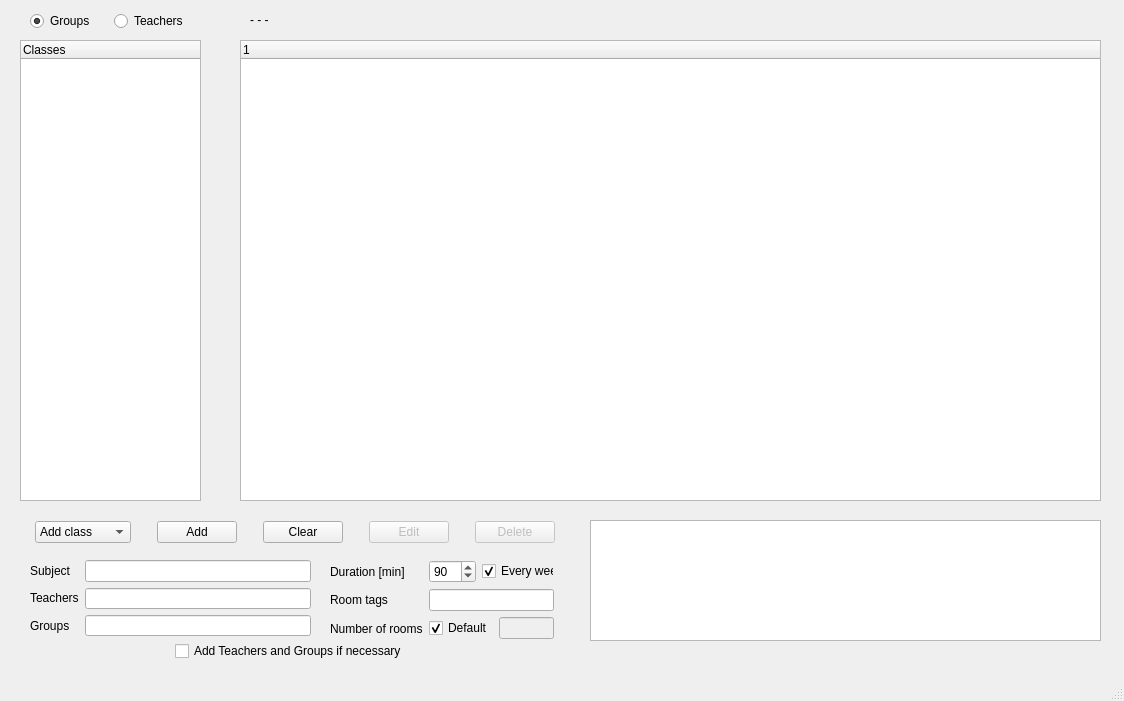
<?xml version="1.0" encoding="UTF-8"?>
<ui version="4.0">
 <class>ConfigWindow</class>
 <widget class="QMainWindow" name="ConfigWindow">
  <property name="geometry">
   <rect>
    <x>0</x>
    <y>0</y>
    <width>1124</width>
    <height>701</height>
   </rect>
  </property>
  <property name="windowTitle">
   <string>MainWindow</string>
  </property>
  <widget class="QWidget" name="centralwidget">
   <widget class="QWidget" name="widget" native="true">
    <property name="geometry">
     <rect>
      <x>230</x>
      <y>0</y>
      <width>881</width>
      <height>511</height>
     </rect>
    </property>
    <widget class="QTreeWidget" name="showConfig_treeW">
     <property name="geometry">
      <rect>
       <x>10</x>
       <y>40</y>
       <width>861</width>
       <height>461</height>
      </rect>
     </property>
     <column>
      <property name="text">
       <string/>
      </property>
     </column>
    </widget>
    <widget class="QWidget" name="widget_5" native="true">
     <property name="geometry">
      <rect>
       <x>10</x>
       <y>10</y>
       <width>861</width>
       <height>21</height>
      </rect>
     </property>
     <widget class="QLabel" name="show_label">
      <property name="geometry">
       <rect>
        <x>10</x>
        <y>0</y>
        <width>841</width>
        <height>20</height>
       </rect>
      </property>
      <property name="text">
       <string>- - -</string>
      </property>
     </widget>
    </widget>
   </widget>
   <widget class="QWidget" name="widget_2" native="true">
    <property name="geometry">
     <rect>
      <x>10</x>
      <y>0</y>
      <width>201</width>
      <height>511</height>
     </rect>
    </property>
    <widget class="QTreeWidget" name="classes_treeW">
     <property name="geometry">
      <rect>
       <x>10</x>
       <y>40</y>
       <width>181</width>
       <height>461</height>
      </rect>
     </property>
     <column>
      <property name="text">
       <string>Classes</string>
      </property>
     </column>
    </widget>
    <widget class="QWidget" name="">
     <property name="geometry">
      <rect>
       <x>20</x>
       <y>10</y>
       <width>161</width>
       <height>22</height>
      </rect>
     </property>
     <layout class="QHBoxLayout" name="horizontalLayout_14">
      <item>
       <widget class="QRadioButton" name="radioButton">
        <property name="text">
         <string>Groups</string>
        </property>
        <property name="checked">
         <bool>true</bool>
        </property>
       </widget>
      </item>
      <item>
       <widget class="QRadioButton" name="radioButton_2">
        <property name="text">
         <string>Teachers</string>
        </property>
       </widget>
      </item>
     </layout>
    </widget>
   </widget>
   <widget class="QWidget" name="widget_3" native="true">
    <property name="geometry">
     <rect>
      <x>20</x>
      <y>510</y>
      <width>551</width>
      <height>151</height>
     </rect>
    </property>
    <widget class="QStackedWidget" name="editor_stackedW">
     <property name="geometry">
      <rect>
       <x>10</x>
       <y>40</y>
       <width>531</width>
       <height>111</height>
      </rect>
     </property>
     <property name="currentIndex">
      <number>0</number>
     </property>
     <widget class="QWidget" name="addClass">
      <widget class="QWidget" name="layoutWidget">
       <property name="geometry">
        <rect>
         <x>300</x>
         <y>10</y>
         <width>224</width>
         <height>80</height>
        </rect>
       </property>
       <layout class="QHBoxLayout" name="horizontalLayout_2">
        <item>
         <layout class="QVBoxLayout" name="verticalLayout_4">
          <item>
           <widget class="QLabel" name="label_5">
            <property name="text">
             <string>Duration [min]</string>
            </property>
           </widget>
          </item>
          <item>
           <widget class="QLabel" name="label_6">
            <property name="text">
             <string>Room tags</string>
            </property>
           </widget>
          </item>
          <item>
           <widget class="QLabel" name="label_7">
            <property name="text">
             <string>Number of rooms</string>
            </property>
           </widget>
          </item>
         </layout>
        </item>
        <item>
         <layout class="QVBoxLayout" name="verticalLayout_2">
          <item>
           <layout class="QHBoxLayout" name="horizontalLayout_13">
            <item>
             <widget class="QSpinBox" name="addClass_duration">
              <property name="minimum">
               <number>15</number>
              </property>
              <property name="maximum">
               <number>300</number>
              </property>
              <property name="singleStep">
               <number>15</number>
              </property>
              <property name="value">
               <number>90</number>
              </property>
             </widget>
            </item>
            <item>
             <widget class="QCheckBox" name="addClass_everyWeek_checkB">
              <property name="text">
               <string>Every week</string>
              </property>
              <property name="checked">
               <bool>true</bool>
              </property>
             </widget>
            </item>
           </layout>
          </item>
          <item>
           <widget class="LineEdit" name="addClass_roomTags"/>
          </item>
          <item>
           <layout class="QHBoxLayout" name="horizontalLayout_3">
            <item>
             <widget class="QCheckBox" name="addClass_defNumOfRooms_checkB">
              <property name="text">
               <string>Default</string>
              </property>
              <property name="checked">
               <bool>true</bool>
              </property>
             </widget>
            </item>
            <item>
             <widget class="QLineEdit" name="addClass_nOfRooms">
              <property name="enabled">
               <bool>false</bool>
              </property>
             </widget>
            </item>
           </layout>
          </item>
         </layout>
        </item>
       </layout>
      </widget>
      <widget class="QWidget" name="layoutWidget">
       <property name="geometry">
        <rect>
         <x>0</x>
         <y>10</y>
         <width>281</width>
         <height>76</height>
        </rect>
       </property>
       <layout class="QHBoxLayout" name="horizontalLayout">
        <item>
         <layout class="QVBoxLayout" name="verticalLayout_3">
          <item>
           <widget class="QLabel" name="label">
            <property name="text">
             <string>Subject</string>
            </property>
           </widget>
          </item>
          <item>
           <widget class="QLabel" name="label_2">
            <property name="text">
             <string>Teachers</string>
            </property>
           </widget>
          </item>
          <item>
           <widget class="QLabel" name="label_3">
            <property name="text">
             <string>Groups</string>
            </property>
           </widget>
          </item>
         </layout>
        </item>
        <item>
         <layout class="QVBoxLayout" name="verticalLayout">
          <item>
           <widget class="QLineEdit" name="addClass_subject"/>
          </item>
          <item>
           <widget class="LineEdit" name="addClass_teachers"/>
          </item>
          <item>
           <widget class="LineEdit" name="addClass_groups"/>
          </item>
         </layout>
        </item>
       </layout>
      </widget>
      <widget class="QWidget" name="layoutWidget">
       <property name="geometry">
        <rect>
         <x>0</x>
         <y>90</y>
         <width>521</width>
         <height>22</height>
        </rect>
       </property>
       <layout class="QHBoxLayout" name="horizontalLayout_15">
        <item>
         <spacer name="horizontalSpacer_13">
          <property name="orientation">
           <enum>Qt::Horizontal</enum>
          </property>
          <property name="sizeHint" stdset="0">
           <size>
            <width>40</width>
            <height>20</height>
           </size>
          </property>
         </spacer>
        </item>
        <item>
         <widget class="QCheckBox" name="addClass_addTaG_checkB">
          <property name="text">
           <string>Add Teachers and Groups if necessary</string>
          </property>
         </widget>
        </item>
        <item>
         <spacer name="horizontalSpacer_14">
          <property name="orientation">
           <enum>Qt::Horizontal</enum>
          </property>
          <property name="sizeHint" stdset="0">
           <size>
            <width>40</width>
            <height>20</height>
           </size>
          </property>
         </spacer>
        </item>
       </layout>
      </widget>
     </widget>
     <widget class="QWidget" name="">
      <widget class="QWidget" name="">
       <property name="geometry">
        <rect>
         <x>0</x>
         <y>30</y>
         <width>531</width>
         <height>31</height>
        </rect>
       </property>
       <layout class="QHBoxLayout" name="horizontalLayout_16">
        <item>
         <spacer name="horizontalSpacer_17">
          <property name="orientation">
           <enum>Qt::Horizontal</enum>
          </property>
          <property name="sizeHint" stdset="0">
           <size>
            <width>40</width>
            <height>20</height>
           </size>
          </property>
         </spacer>
        </item>
        <item>
         <widget class="QLabel" name="label_15">
          <property name="text">
           <string>Name</string>
          </property>
         </widget>
        </item>
        <item>
         <widget class="QLineEdit" name="addSubject_name"/>
        </item>
        <item>
         <spacer name="horizontalSpacer_18">
          <property name="orientation">
           <enum>Qt::Horizontal</enum>
          </property>
          <property name="sizeHint" stdset="0">
           <size>
            <width>40</width>
            <height>20</height>
           </size>
          </property>
         </spacer>
        </item>
       </layout>
      </widget>
     </widget>
     <widget class="QWidget" name="addTeacher">
      <widget class="QWidget" name="layoutWidget">
       <property name="geometry">
        <rect>
         <x>11</x>
         <y>30</y>
         <width>511</width>
         <height>31</height>
        </rect>
       </property>
       <layout class="QHBoxLayout" name="horizontalLayout_6">
        <item>
         <spacer name="horizontalSpacer_5">
          <property name="orientation">
           <enum>Qt::Horizontal</enum>
          </property>
          <property name="sizeHint" stdset="0">
           <size>
            <width>40</width>
            <height>20</height>
           </size>
          </property>
         </spacer>
        </item>
        <item>
         <layout class="QHBoxLayout" name="horizontalLayout_5">
          <item>
           <widget class="QLabel" name="label_4">
            <property name="text">
             <string>Name</string>
            </property>
           </widget>
          </item>
          <item>
           <widget class="QLineEdit" name="addTeacher_name"/>
          </item>
         </layout>
        </item>
        <item>
         <spacer name="horizontalSpacer_6">
          <property name="orientation">
           <enum>Qt::Horizontal</enum>
          </property>
          <property name="sizeHint" stdset="0">
           <size>
            <width>40</width>
            <height>20</height>
           </size>
          </property>
         </spacer>
        </item>
       </layout>
      </widget>
     </widget>
     <widget class="QWidget" name="addGroup">
      <widget class="QWidget" name="layoutWidget">
       <property name="geometry">
        <rect>
         <x>13</x>
         <y>10</y>
         <width>511</width>
         <height>52</height>
        </rect>
       </property>
       <layout class="QHBoxLayout" name="horizontalLayout_8">
        <item>
         <spacer name="horizontalSpacer_7">
          <property name="orientation">
           <enum>Qt::Horizontal</enum>
          </property>
          <property name="sizeHint" stdset="0">
           <size>
            <width>40</width>
            <height>20</height>
           </size>
          </property>
         </spacer>
        </item>
        <item>
         <layout class="QHBoxLayout" name="horizontalLayout_7">
          <item>
           <layout class="QVBoxLayout" name="verticalLayout_5">
            <item>
             <widget class="QLabel" name="label_8">
              <property name="text">
               <string>Name</string>
              </property>
             </widget>
            </item>
            <item>
             <widget class="QLabel" name="label_9">
              <property name="text">
               <string>Number of students</string>
              </property>
             </widget>
            </item>
           </layout>
          </item>
          <item>
           <layout class="QVBoxLayout" name="verticalLayout_6">
            <item>
             <widget class="QLineEdit" name="addGroup_name"/>
            </item>
            <item>
             <widget class="QLineEdit" name="addGroup_numOfStudents"/>
            </item>
           </layout>
          </item>
         </layout>
        </item>
        <item>
         <spacer name="horizontalSpacer_8">
          <property name="orientation">
           <enum>Qt::Horizontal</enum>
          </property>
          <property name="sizeHint" stdset="0">
           <size>
            <width>40</width>
            <height>20</height>
           </size>
          </property>
         </spacer>
        </item>
       </layout>
      </widget>
     </widget>
     <widget class="QWidget" name="addCourse">
      <widget class="QWidget" name="layoutWidget">
       <property name="geometry">
        <rect>
         <x>10</x>
         <y>10</y>
         <width>511</width>
         <height>52</height>
        </rect>
       </property>
       <layout class="QHBoxLayout" name="horizontalLayout_10">
        <item>
         <spacer name="horizontalSpacer_9">
          <property name="orientation">
           <enum>Qt::Horizontal</enum>
          </property>
          <property name="sizeHint" stdset="0">
           <size>
            <width>40</width>
            <height>20</height>
           </size>
          </property>
         </spacer>
        </item>
        <item>
         <layout class="QHBoxLayout" name="horizontalLayout_9">
          <item>
           <layout class="QVBoxLayout" name="verticalLayout_7">
            <item>
             <widget class="QLabel" name="label_10">
              <property name="text">
               <string>Name</string>
              </property>
             </widget>
            </item>
            <item>
             <widget class="QLabel" name="label_11">
              <property name="text">
               <string>Groups</string>
              </property>
             </widget>
            </item>
           </layout>
          </item>
          <item>
           <layout class="QVBoxLayout" name="verticalLayout_8">
            <item>
             <widget class="LineEdit" name="addCourse_name"/>
            </item>
            <item>
             <widget class="LineEdit" name="addCourse_groups"/>
            </item>
           </layout>
          </item>
         </layout>
        </item>
        <item>
         <spacer name="horizontalSpacer_10">
          <property name="orientation">
           <enum>Qt::Horizontal</enum>
          </property>
          <property name="sizeHint" stdset="0">
           <size>
            <width>40</width>
            <height>20</height>
           </size>
          </property>
         </spacer>
        </item>
       </layout>
      </widget>
     </widget>
     <widget class="QWidget" name="addRoom">
      <widget class="QWidget" name="layoutWidget">
       <property name="geometry">
        <rect>
         <x>15</x>
         <y>10</y>
         <width>501</width>
         <height>78</height>
        </rect>
       </property>
       <layout class="QHBoxLayout" name="horizontalLayout_12">
        <item>
         <spacer name="horizontalSpacer_11">
          <property name="orientation">
           <enum>Qt::Horizontal</enum>
          </property>
          <property name="sizeHint" stdset="0">
           <size>
            <width>40</width>
            <height>20</height>
           </size>
          </property>
         </spacer>
        </item>
        <item>
         <layout class="QHBoxLayout" name="horizontalLayout_11">
          <item>
           <layout class="QVBoxLayout" name="verticalLayout_9">
            <item>
             <widget class="QLabel" name="label_12">
              <property name="text">
               <string>Name</string>
              </property>
             </widget>
            </item>
            <item>
             <widget class="QLabel" name="label_13">
              <property name="text">
               <string>Size</string>
              </property>
             </widget>
            </item>
            <item>
             <widget class="QLabel" name="label_14">
              <property name="text">
               <string>Tags</string>
              </property>
             </widget>
            </item>
           </layout>
          </item>
          <item>
           <layout class="QVBoxLayout" name="verticalLayout_10">
            <item>
             <widget class="QLineEdit" name="addRoom_name"/>
            </item>
            <item>
             <widget class="QLineEdit" name="addRoom_size"/>
            </item>
            <item>
             <widget class="LineEdit" name="addRoom_tags"/>
            </item>
           </layout>
          </item>
         </layout>
        </item>
        <item>
         <spacer name="horizontalSpacer_12">
          <property name="orientation">
           <enum>Qt::Horizontal</enum>
          </property>
          <property name="sizeHint" stdset="0">
           <size>
            <width>40</width>
            <height>20</height>
           </size>
          </property>
         </spacer>
        </item>
       </layout>
      </widget>
     </widget>
    </widget>
    <widget class="QWidget" name="layoutWidget">
     <property name="geometry">
      <rect>
       <x>10</x>
       <y>10</y>
       <width>531</width>
       <height>25</height>
      </rect>
     </property>
     <layout class="QHBoxLayout" name="horizontalLayout_4">
      <item>
       <spacer name="horizontalSpacer_3">
        <property name="orientation">
         <enum>Qt::Horizontal</enum>
        </property>
        <property name="sizeHint" stdset="0">
         <size>
          <width>40</width>
          <height>20</height>
         </size>
        </property>
       </spacer>
      </item>
      <item>
       <widget class="QComboBox" name="comboBox">
        <item>
         <property name="text">
          <string>Add class</string>
         </property>
        </item>
        <item>
         <property name="text">
          <string>Add subject</string>
         </property>
        </item>
        <item>
         <property name="text">
          <string>Add teacher</string>
         </property>
        </item>
        <item>
         <property name="text">
          <string>Add group</string>
         </property>
        </item>
        <item>
         <property name="text">
          <string>Add course</string>
         </property>
        </item>
        <item>
         <property name="text">
          <string>Add room</string>
         </property>
        </item>
       </widget>
      </item>
      <item>
       <spacer name="horizontalSpacer">
        <property name="orientation">
         <enum>Qt::Horizontal</enum>
        </property>
        <property name="sizeType">
         <enum>QSizePolicy::Fixed</enum>
        </property>
        <property name="sizeHint" stdset="0">
         <size>
          <width>20</width>
          <height>20</height>
         </size>
        </property>
       </spacer>
      </item>
      <item>
       <widget class="QPushButton" name="add_btn">
        <property name="text">
         <string>Add</string>
        </property>
       </widget>
      </item>
      <item>
       <spacer name="horizontalSpacer_2">
        <property name="orientation">
         <enum>Qt::Horizontal</enum>
        </property>
        <property name="sizeType">
         <enum>QSizePolicy::Fixed</enum>
        </property>
        <property name="sizeHint" stdset="0">
         <size>
          <width>20</width>
          <height>20</height>
         </size>
        </property>
       </spacer>
      </item>
      <item>
       <widget class="QPushButton" name="clear_btn">
        <property name="text">
         <string>Clear</string>
        </property>
       </widget>
      </item>
      <item>
       <spacer name="horizontalSpacer_15">
        <property name="orientation">
         <enum>Qt::Horizontal</enum>
        </property>
        <property name="sizeType">
         <enum>QSizePolicy::Fixed</enum>
        </property>
        <property name="sizeHint" stdset="0">
         <size>
          <width>20</width>
          <height>20</height>
         </size>
        </property>
       </spacer>
      </item>
      <item>
       <widget class="QPushButton" name="edit_btn">
        <property name="enabled">
         <bool>false</bool>
        </property>
        <property name="text">
         <string>Edit</string>
        </property>
       </widget>
      </item>
      <item>
       <spacer name="horizontalSpacer_16">
        <property name="orientation">
         <enum>Qt::Horizontal</enum>
        </property>
        <property name="sizeType">
         <enum>QSizePolicy::Fixed</enum>
        </property>
        <property name="sizeHint" stdset="0">
         <size>
          <width>20</width>
          <height>20</height>
         </size>
        </property>
       </spacer>
      </item>
      <item>
       <widget class="QPushButton" name="del_btn">
        <property name="enabled">
         <bool>false</bool>
        </property>
        <property name="text">
         <string>Delete</string>
        </property>
       </widget>
      </item>
      <item>
       <spacer name="horizontalSpacer_4">
        <property name="orientation">
         <enum>Qt::Horizontal</enum>
        </property>
        <property name="sizeHint" stdset="0">
         <size>
          <width>40</width>
          <height>20</height>
         </size>
        </property>
       </spacer>
      </item>
     </layout>
    </widget>
   </widget>
   <widget class="QWidget" name="widget_4" native="true">
    <property name="geometry">
     <rect>
      <x>580</x>
      <y>510</y>
      <width>531</width>
      <height>151</height>
     </rect>
    </property>
    <widget class="QPlainTextEdit" name="plainTextEdit">
     <property name="geometry">
      <rect>
       <x>10</x>
       <y>10</y>
       <width>511</width>
       <height>121</height>
      </rect>
     </property>
     <property name="readOnly">
      <bool>true</bool>
     </property>
    </widget>
   </widget>
  </widget>
  <widget class="QMenuBar" name="menubar">
   <property name="geometry">
    <rect>
     <x>0</x>
     <y>0</y>
     <width>1124</width>
     <height>21</height>
    </rect>
   </property>
  </widget>
  <widget class="QStatusBar" name="statusbar"/>
 </widget>
 <customwidgets>
  <customwidget>
   <class>LineEdit</class>
   <extends>QLineEdit</extends>
   <header>LineEdit.h</header>
  </customwidget>
 </customwidgets>
 <resources/>
 <connections/>
</ui>
